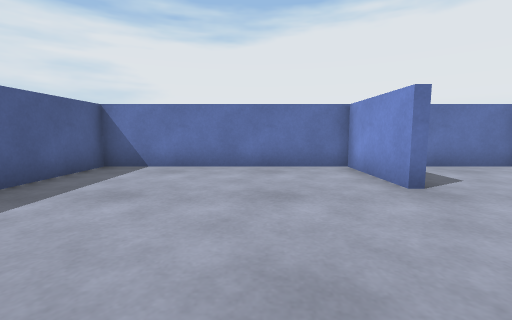
view 1 (above)

12 first-person views from a walk through a 3-D level made in the Unity game engine. The camera is 0.51 m above the floor, tilts 6° down and sees 90° across. The floor is counted in squares, 0.5 m on a side. Each view is taken from the middle of a square. On the plan, view 1 faces up. The plan holds only what a view shows up to about 11 squares ahead; the rest is blank. The place goes on beyond the plan.

view 2
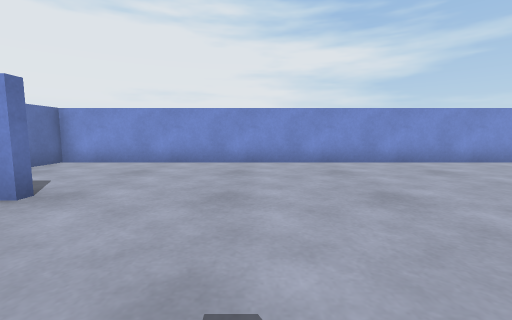

view 3
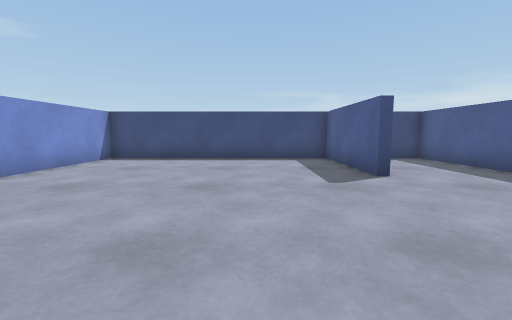

view 4
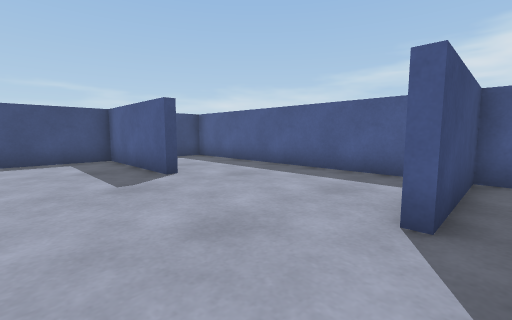

view 5
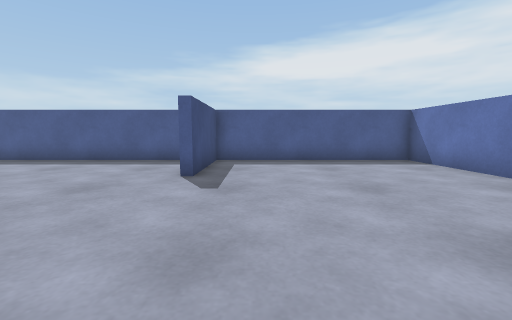

view 6
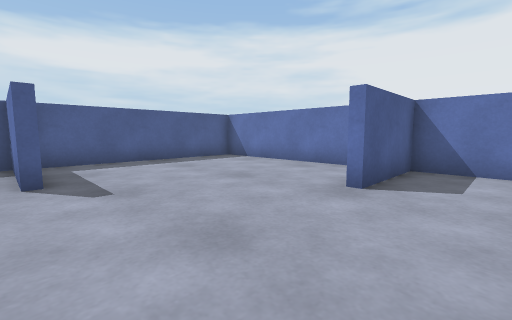

view 7
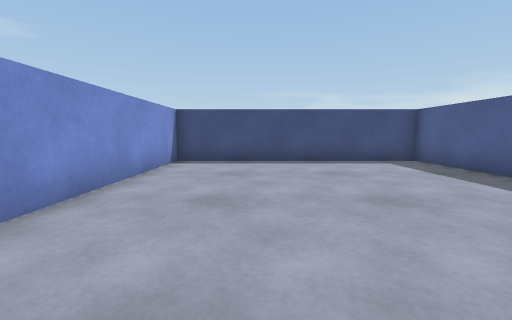

view 8
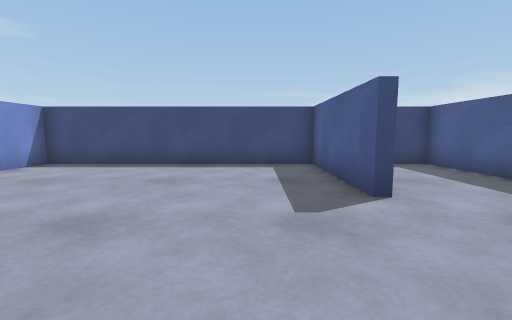

view 9
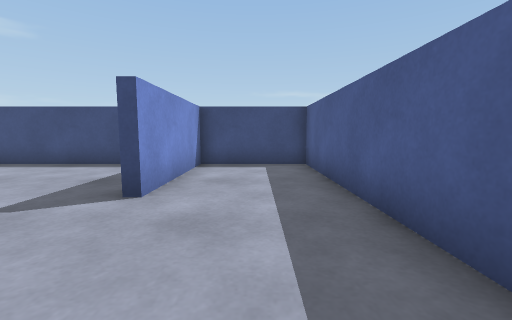

view 10
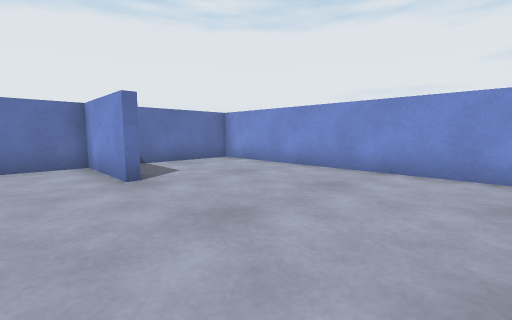

view 11
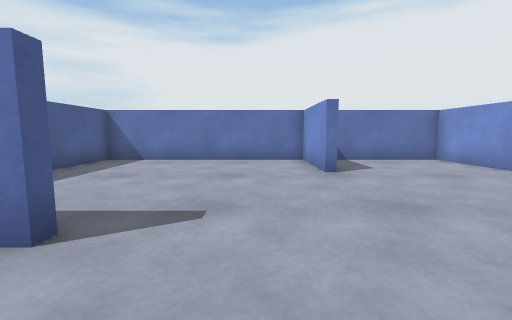

view 12
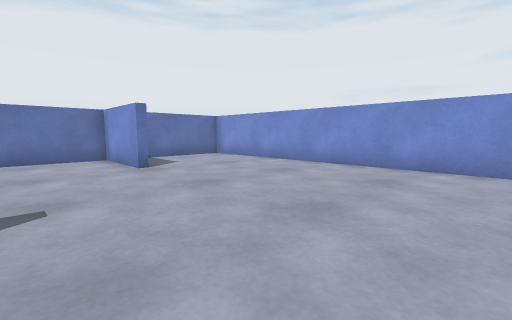

### Floor plan
Points are (right, up) in squares from view 1. A wall is a line through its corners. A room is listed if a view was taken in it or the views show most of it. See-through windows are left out.
Room 1 (views 1, 2, 3, 4, 5, 6, 7, 8, 9, 10, 11, 12)
walls: (2.8, 4.6) (2.8, 7.8) (-4.6, 7.8) (-4.6, 0.5) (-0.9, 0.5) (-0.9, 0.2) (-4.6, 0.2) (-4.6, -9.4) (-1.2, -9.4) (-1.2, -5) (-0.9, -5) (-0.9, -9.4) (7.9, -9.4) (7.9, 7.8) (3.1, 7.8) (3.1, 4.6)

Where each view was taken, in squares from view 1:
view 1: 0 up, 0 right, facing up
view 2: 1 up, 1 left, facing right
view 3: 1 up, 2 right, facing down
view 4: 1 up, 2 right, facing down-left
view 5: 2 up, 5 right, facing left
view 6: 0 up, 5 right, facing up-left
view 7: 0 up, 5 right, facing down
view 8: 1 down, 1 right, facing down
view 9: 1 down, 3 left, facing down
view 10: 1 down, 1 right, facing up-right
view 11: 2 down, 1 right, facing up
view 12: 3 down, 0 right, facing up-right
